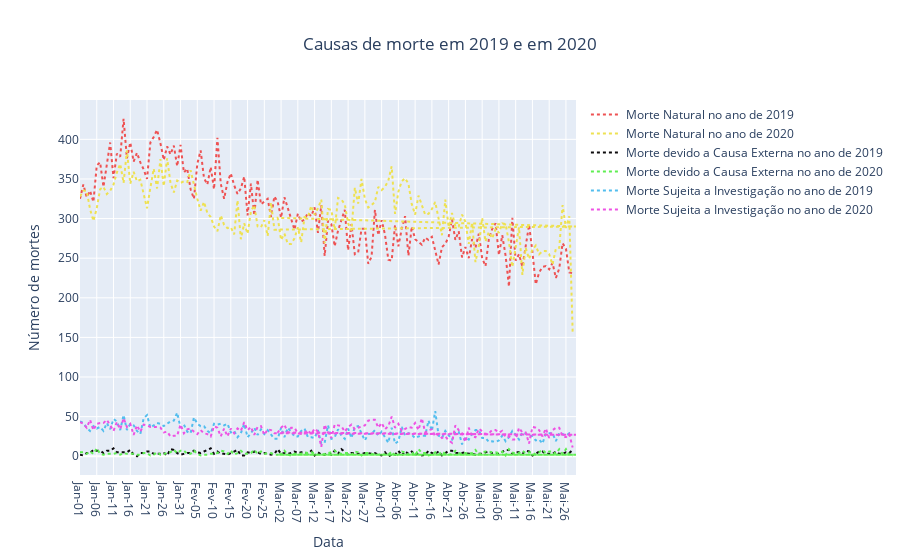

The cell this chart's notebook holds for it:
### Code cell
import plotly.offline as py
import plotly.graph_objs as go
py.init_notebook_mode(connected=True)

trace1 = go.Scatter(x = dados.loc[0:147]['Data (mm-dd)'],
                    y = dados.loc[0:147]['Morte natural'],
                    mode = 'lines',
                    name = 'Morte Natural no ano de 2019',
                    line = {'color': '#ee5253',
                            'dash': 'dot'})

trace3 = go.Scatter(x = dados.loc[0:147]['Data (mm-dd)'],
                    y = dados.loc[0:147]['Causa externa'],
                    mode = 'lines',
                    name = 'Morte devido a Causa Externa no ano de 2019',
                    line = {'color': '#0d0b0d',
                            'dash': 'dot'})

trace5 = go.Scatter(x = dados.loc[0:147]['Data (mm-dd)'],
                    y = dados.loc[0:147]['Sujeito a investigação'],
                    mode = 'lines',
                    name = 'Morte Sujeita a Investigação no ano de 2019',
                    line = {'color': '#52bdee',
                            'dash': 'dot'})

trace2 = go.Scatter(x = dados2['Data (mm-dd)'],
                    y = dados2['Morte natural'],
                    mode = 'lines',
                    name = 'Morte Natural no ano de 2020',
                    line = {'color': '#eee152',
                            'dash': 'dot'})

trace4 = go.Scatter(x = dados2['Data (mm-dd)'],
                    y = dados2['Causa externa'],
                    mode = 'lines',
                    name = 'Morte devido a Causa Externa no ano de 2020',
                    line = {'color': '#5fee52',
                            'dash': 'dot'})

trace6 = go.Scatter(x = dados2['Data (mm-dd)'],
                    y = dados2['Sujeito a investigação'],
                    mode = 'lines',
                    name = 'Morte Sujeita a Investigação no ano de 2020',
                    line = {'color': '#ee52e4',
                            'dash': 'dot'})

data = [trace1, trace2, trace3, trace4, trace5, trace6]


fig_1 = go.Figure(data=data)

fig_1.update_layout(title_text='Causas de morte em 2019 e em 2020', title_x=0.5,
                        yaxis={'title':'Número de mortes'},
                        xaxis={'title':'Data'})

fig_1.write_image('/Users/dianamartins/Documents/GitHub/Epidemiologia/Trabalho_final/Imagens/causas_mortes1920.png')
fig_1.show()

### Figure 1 — Plotly figure (JSON) as saved in the notebook; plotly's stock layout.template omitted (floating-point values rounded to 4 significant figures; data arrays with more than 128 entries replaced by an {"elided": "..."} marker saying what was removed)
{"data": [{"line": {"color": "#ee5253", "dash": "dot"}, "mode": "lines", "name": "Morte Natural no ano de 2019", "type": "scatter", "x": {"elided": "148 str values"}, "y": {"elided": "148 int values"}}, {"line": {"color": "#eee152", "dash": "dot"}, "mode": "lines", "name": "Morte Natural no ano de 2020", "type": "scatter", "x": {"elided": "149 str values"}, "y": {"elided": "149 int values"}}, {"line": {"color": "#0d0b0d", "dash": "dot"}, "mode": "lines", "name": "Morte devido a Causa Externa no ano de 2019", "type": "scatter", "x": {"elided": "148 str values"}, "y": {"elided": "148 int values"}}, {"line": {"color": "#5fee52", "dash": "dot"}, "mode": "lines", "name": "Morte devido a Causa Externa no ano de 2020", "type": "scatter", "x": {"elided": "149 str values"}, "y": {"elided": "149 int values"}}, {"line": {"color": "#52bdee", "dash": "dot"}, "mode": "lines", "name": "Morte Sujeita a Investigação no ano de 2019", "type": "scatter", "x": {"elided": "148 str values"}, "y": {"elided": "148 int values"}}, {"line": {"color": "#ee52e4", "dash": "dot"}, "mode": "lines", "name": "Morte Sujeita a Investigação no ano de 2020", "type": "scatter", "x": {"elided": "149 str values"}, "y": {"elided": "149 int values"}}], "layout": {"title": {"text": "Causas de morte em 2019 e em 2020", "x": 0.5}, "xaxis": {"title": {"text": "Data"}}, "yaxis": {"title": {"text": "Número de mortes"}}}}
